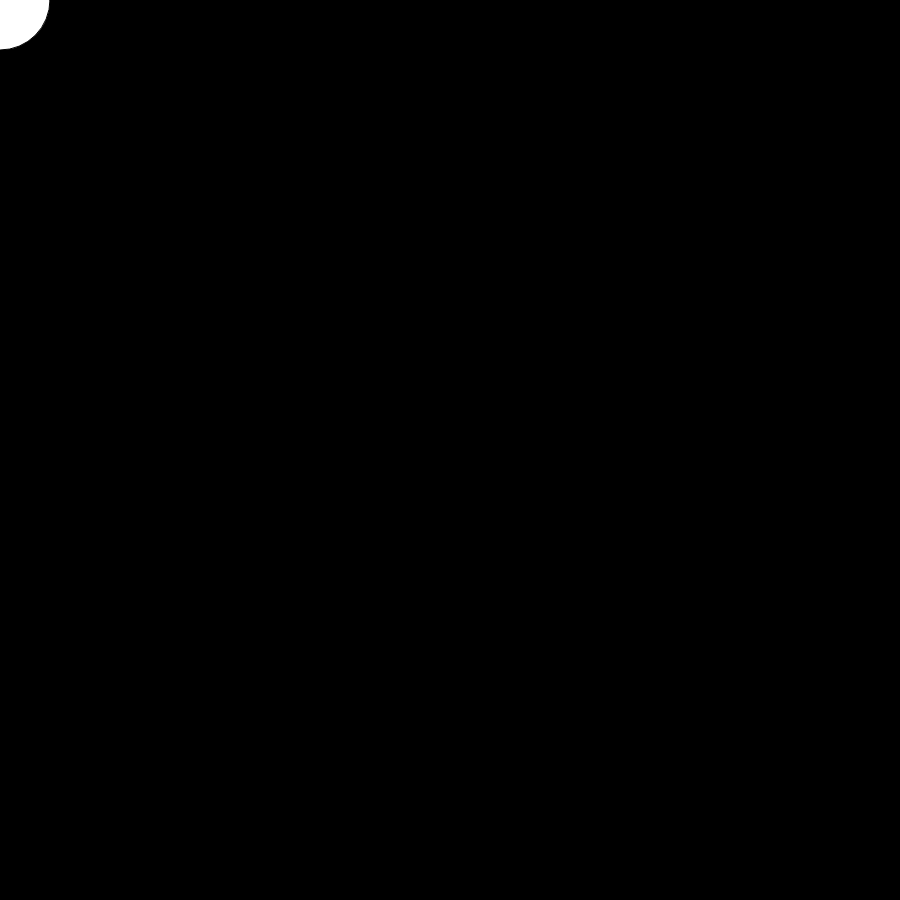
Frame 1 (no input)
Frame 60 (no input): identical to frame 1, image omitted
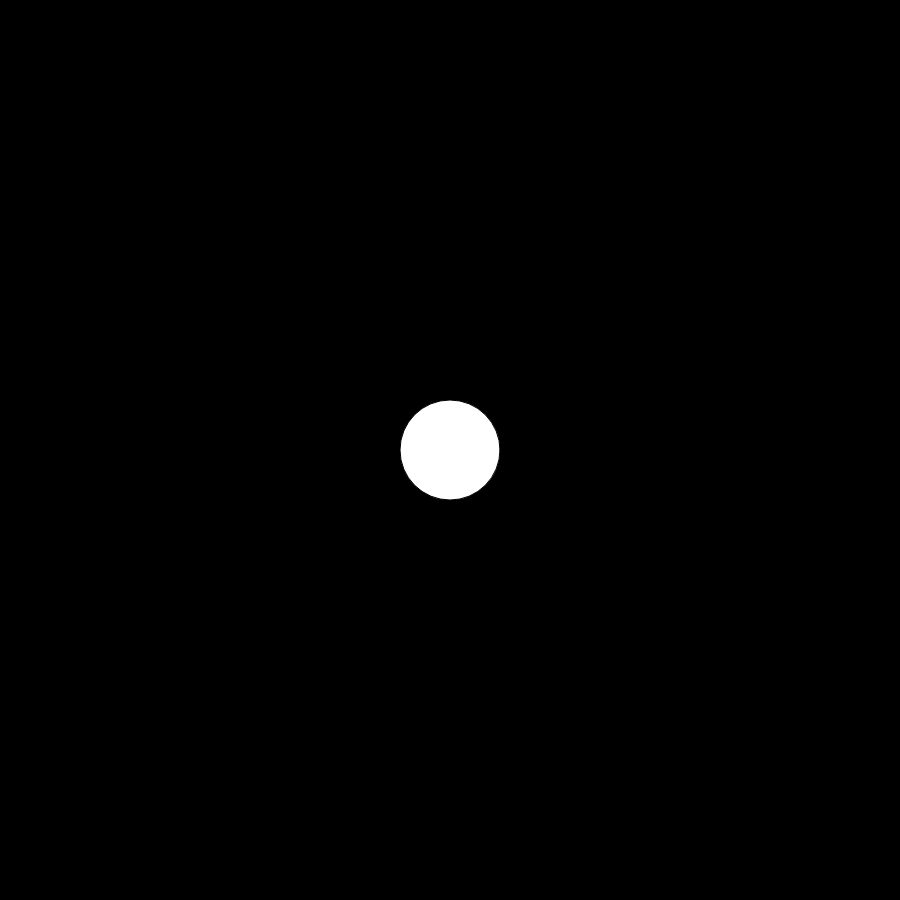
Frame 120 (the mouse pressed at the canvas centre since frame 60)

The p5.js sketch that drew these frames (run headless with seeded random() and noise() and a simulated clock; from frame 60 on, the mouse is pressed at the canvas centre):

// p5.js sketch
// ── sketch.js
function setup() {
  createCanvas(900, 900);
}

function draw() {
  background(0);
  fill(255);
  circle(mouseX, mouseY, 100);
}

// ── style.css
body {
  margin: 0;
  padding: 0;
  min-height: 100vh;
  display: grid;
  place-items: center;
}
